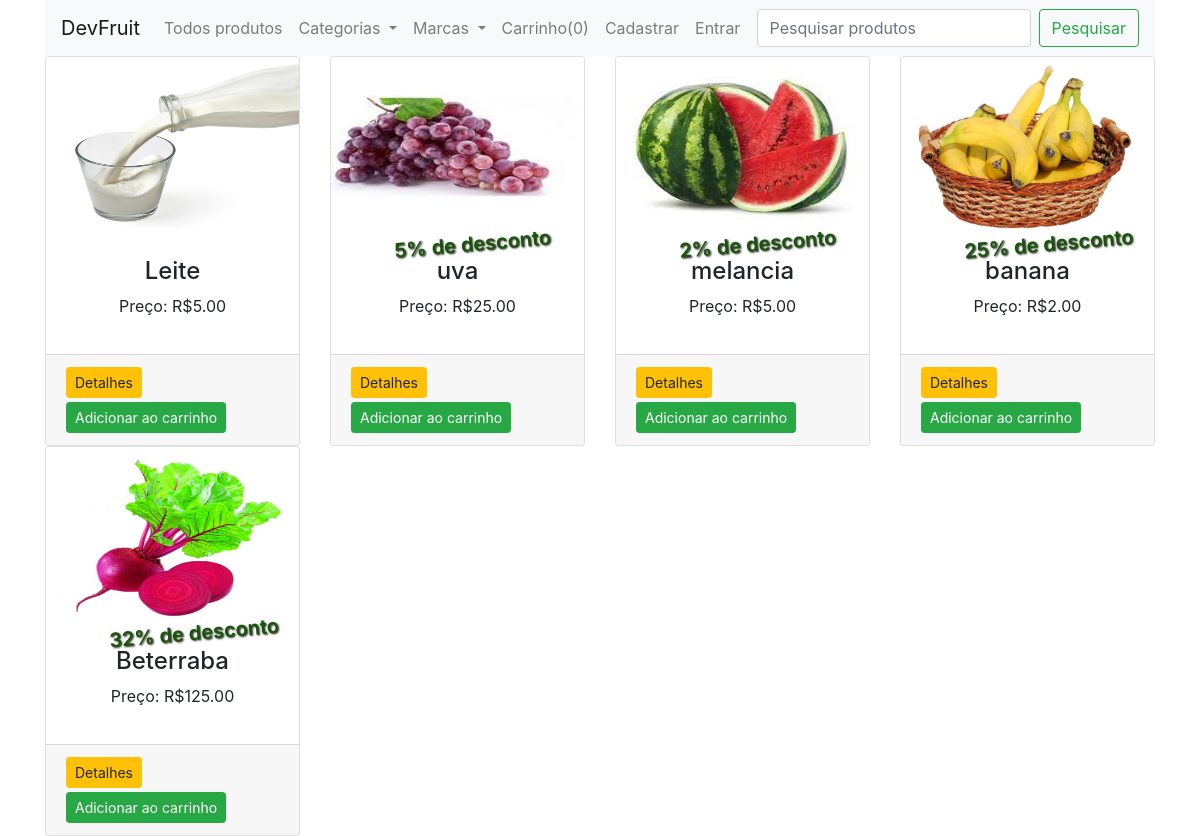
The page / on the database its author committed.
### loja/produtos/models.py (models this page shows, shortened)
class Produto(db.Model):
    id = db.Column(db.Integer, primary_key=True)
    name = db.Column(db.String(80), nullable=False)
    price = db.Column(db.Numeric(10,2), nullable=False)
    discount = db.Column(db.Integer, default=0)
    stock = db.Column(db.Integer, nullable=False)
    weight= db.Column(db.Float, nullable=False)
    description= db.Column(db.Text, nullable=False)
    pub_date = db.Column(db.DateTime, nullable=False, default=datetime.utcnow)
    marca_id = db.Column(db.Integer, db.ForeignKey('marca.id'),nullable=False)
    marca = db.relationship('Marca', backref=db.backref('marcas', lazy=True))
    categoria_id = db.Column(db.Integer, db.ForeignKey('categoria.id'),nullable=False)
    categoria = db.relationship('Categoria', backref=db.backref('categorias', lazy=True))
    image= db.Column(db.String(150), nullable=True, default='image.jpg')

### loja/produtos/rotas.py (the view)
@app.route('/')
def home():
    pagina = request.args.get('pagina',1,type=int)
    produtos = Produto.query.filter(Produto.stock > 0).order_by(Produto.id.desc()).paginate(page=pagina,per_page=9)
    return render_template('produtos/index.html', produtos=produtos, marcas=marcas(), categorias=categorias())

### loja/produtos/rotas.py (called while the page is built)
def marcas():
    marcas = marcas = Marca.query.join(Produto, (Marca.id == Produto.marca_id)).all()
    return marcas

def categorias():
    categorias = Categoria.query.join(Produto, (Categoria.id == Produto.categoria_id)).all()
    return categorias

### loja/templates/produtos/index.html (shortened to what this page needs)
{% extends "layouts.html" %}
{% block content %}
{% include "navbar.html" %}
<div class="container">
    <div class="row">
        {% if marca %}
        {% for marca in marca.items %}
        <div class="col-md-3">
            <div class="card">
                <img src="{{url_for('static',filename='images/'+ marca.name+'.jpg')}}" alt="{{marca.name}}" class="card-img-top" height="180">
                <div class="card-body">
                    {% if marca.discount > 0 %}
                    <h5 style="text-shadow: 1px 1px 2px rgb(32, 27, 27); color: rgb(23, 85, 8); transform: rotate(-5deg); position: absolute; top: 45%; left: 25%; font-weight: 600;" >{{marca.discount}}% de desconto</h5>
                    {% endif %}
                    <h4 class="text-center">{{marca.name}}</h4>
                    <p class="text-center">Preço: R${{marca.price}}</p>
                </div>
                <div class="card-footer">
                    <a href="{{url_for('pagina_unica', id=marca.id)}}" class="btn btn-float-left btn btn-sm btn-warning" >Detalhes</a>
                    <form action="{{url_for('AddCart')}}" method="POST">
                        <input type="hidden" name="produto_id" value="{{marca.id}}">
                        <button type="submit" class="btn btn-sm btn-success float-down mt-1">Adicionar ao carrinho</button>
                        <input type="hidden" name="quantity" id="" value="1">
                    </form>
                </div>
            </div>
        </div>
        {% endfor %}
    </div>
    <div class="row">
        <div class="col text-center">
        {% if marca.has_prev %}
        {% if marca.total > 9 %}
        <a href="{{url_for('get_marca',id=get_m.id ,pagina=get_cat_prod.prev_num)}}"class="btn btn-outline-primary btn-sm mt-3">Anterior</a>
        {%endif %}
        {% for page_num in marca.iter_pages() %}
        {% if page_num %}
        {% if marca.paginas == page_num %}
        <a href="{{url_for('get_marca', id=get_m.id ,pagina= page_num)}}"class="btn btn-primary btn-sm mt-3">{{ page_num }}</a>
        {% else %}
        <a href="{{url_for('get_marca',id=get_m.id ,pagina= page_num)}}"class="btn btn-outline-primary btn-sm mt-3">{{ page_num }}</a>
        {%endif %}
        {% else %}
        ...
        {%endif %}
        {% endfor %}
        {%endif %}
        {% if marca.has_next %}
        <a href="{{url_for('get_marca', id=get_m.id ,pagina=get_cat_prod.next_num)}}"class="btn btn-outline-primary btn-sm mt-3">Próxima</a>
        {%endif %}
        </div>
    </div>
    <div class="row">
        {% else %}
        {% for produto in produtos.items %}
        <div class="col-md-3">
            <div class="card">
                <img src="{{url_for('static',filename='images/'+ produto.name+'.jpg')}}" alt="{{produto.name}}" class="card-img-top" height="180">
                <div class="card-body">
                    {% if produto.discount > 0 %}
                    <h5 style="text-shadow: 1px 1px 2px rgb(32, 27, 27); color: rgb(23, 85, 8); transform: rotate(-5deg); position: absolute; top: 45%; left: 25%; font-weight: 600;" >{{produto.discount}}% de desconto</h5>
                    {% endif %}
                    <h4 class="text-center">{{produto.name}}</h4>
                    <p class="text-center">Preço: R${{produto.price}}</p>
                </div>
                <div class="card-footer">
                    <a href="{{url_for('pagina_unica', id=produto.id)}}" class="float-left  btn btn-sm btn-warning" >Detalhes</a>
                    <form action="{{url_for('AddCart')}}" method="POST">
                        <button type="submit" class="btn btn-sm btn-success float-down mt-1">Adicionar ao carrinho</button>
                    </form>
                </div>
            </div>
        </div>
        {% endfor %}
    </div>
        {%endif %}
    </div>
{% endblock content %}

### loja/templates/layouts.html (shortened to what this page needs)
<!doctype html>
<html lang="en">
  <head>
    <link rel="stylesheet" href="{{url_for('static', filename='css/bootstrap.min.css')}}">
  </head>
  <body>
    {% block content %}
    {% endblock content %}
  </body>
</html>

### loja/templates/navbar.html (shortened to what this page needs)
<div class="container">
    <nav class="navbar navbar-expand-lg navbar-light bg-light">
        <a class="navbar-brand" href="/">DevFruit</a>
            <div class="collapse navbar-collapse" id="navbarSupportedContent">
            <ul class="navbar-nav mr-auto">
                <li class="nav-item">
                <a class="nav-link" href="/">Todos produtos</a>
                </li>
            <li class="nav-item dropdown">
                <a class="nav-link dropdown-toggle" href="#" id="navbarDropdown" role="button" data-toggle="dropdown" aria-haspopup="true" aria-expanded="false">
                    Categorias
                </a>
            </li>
            <li class="nav-item dropdown">
              <a class="nav-link dropdown-toggle" href="#" id="navbarDropdown" role="button" data-toggle="dropdown" aria-haspopup="true" aria-expanded="false">
                Marcas
              </a>
            <li class="nav-item">
                <a class="nav-link" href="{{url_for('getCart')}}" tabindex="-1">Carrinho({{session['LojainCarrinho']|length}})</a>
            </li>
            {% if current_user.is_authenticated %}
            <li class="nav-item">
              <a class="nav-link" href="/">Meu Perfil</a>
            </li>
            <li class="nav-item">
              <a class="nav-link" href="{{url_for('clienteLogout')}}">Sair</a>
            </li>
            {% else %}
            <li class="nav-item">
              <a class="nav-link" href="{{url_for('cadastrar_cliente')}}">Cadastrar</a>
            </li>
            <li class="nav-item">
              <a class="nav-link" href="{{url_for('clienteLogin')}}">Entrar</a>
            </li>
            {% endif %}
          </ul>
          <form class="form-inline my-2 my-lg-0" method="POST">
            <input class="form-control mr-sm-2" type="text" placeholder="Pesquisar produtos" autofocus="autofocus" name="search_string">
            <input class="btn btn-outline-success my-2 my-sm-0" type="submit" formaction="/search" value="Pesquisar"></input>
          </form>
        </div>
      </nav>
    </div>

### rows shown on the page
Produto: name (picture), name "Leite", price "5.00"
Produto: shows a picture, discount "5", name "uva", price "25.00"
Produto: name (picture), discount "2", name "melancia", price "5.00"
Produto: name (picture), discount "25", name "banana", price "2.00"
Produto: name (picture), discount "32", name "Beterraba", price "125.00"

### other values the page prints
{{ session['LojainCarrinho']|length }} "0"
